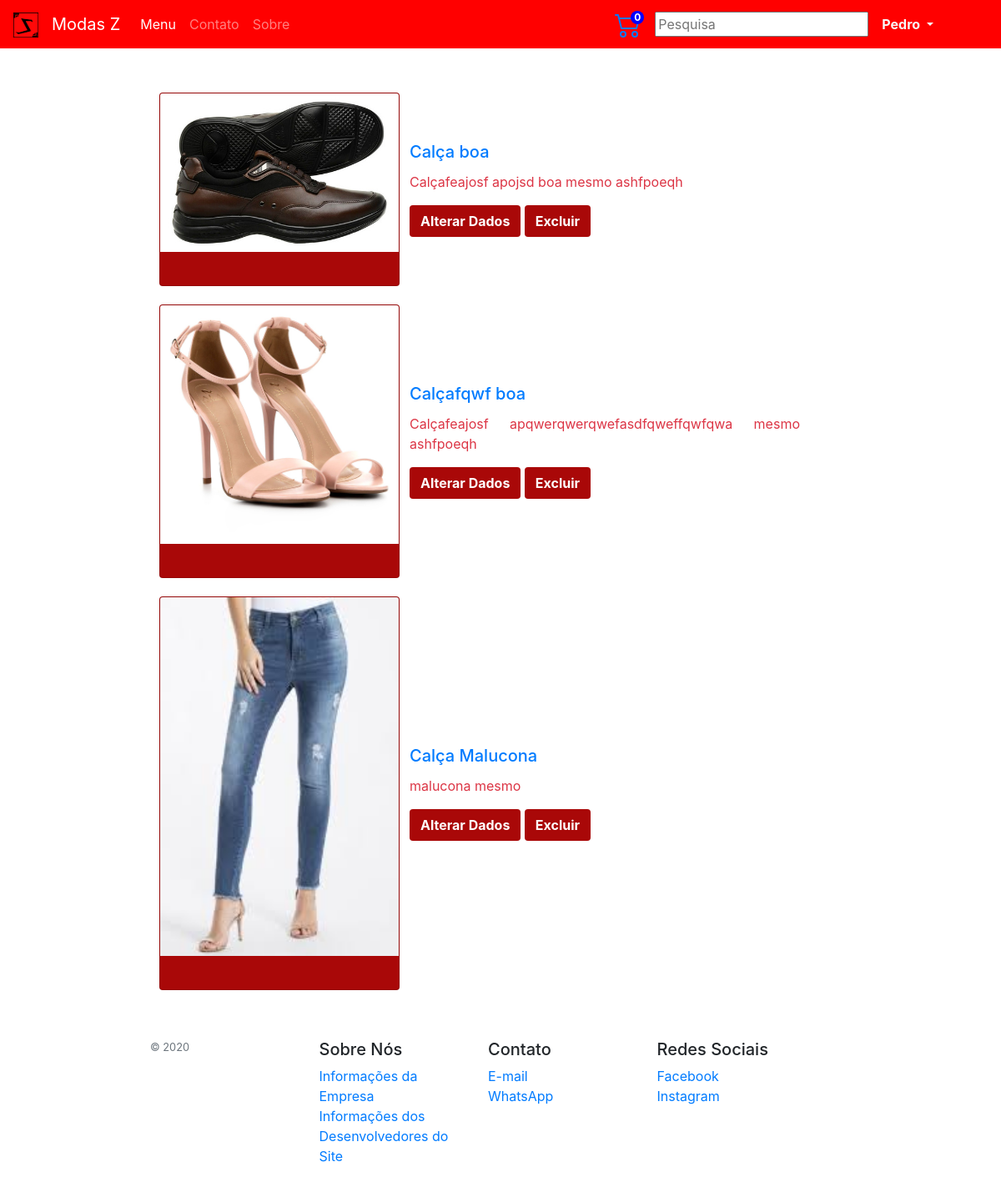
Page /indexAlterarProduto.php (signed in) on the committed database.
### tables this page shows
CREATE TABLE `usuarios` (
  `id` int(11) NOT NULL,
  `adm` tinyint(1) NOT NULL,
  `nome` varchar(30) NOT NULL,
  `sobrenome` varchar(100) NOT NULL,
  `data` date NOT NULL,
  `sexo` varchar(20) NOT NULL,
  `cpf` char(11) NOT NULL,
  `cep` char(8) NOT NULL,
  `telefone` text NOT NULL,
  `endereco` varchar(300) NOT NULL,
  `numero` int(11) NOT NULL,
  `complemento` varchar(300) DEFAULT NULL,
  `cidade` varchar(300) NOT NULL,
  `bairro` varchar(300) NOT NULL,
  `estado` char(2) NOT NULL,
  `email` varchar(300) NOT NULL,
  `senha` varchar(100) NOT NULL
);

CREATE TABLE `produtos` (
  `id` int(11) NOT NULL,
  `nome` varchar(300) NOT NULL,
  `anoLancamento` year(4) NOT NULL,
  `descricaoM` varchar(600) NOT NULL,
  `preco` double NOT NULL,
  `qtd` int(11) NOT NULL,
  `ntp` int(11) NOT NULL,
  `tamanho` varchar(300) NOT NULL,
  `foto` varchar(100) NOT NULL,
  `descricaoP` varchar(10000) NOT NULL
);

### indexAlterarProduto.php (the view, shortened to what this page needs)
<?php
include('conexao.php');
if (isset($_SESSION['email']))
{
  $logado = $_SESSION['email'];
  $script = 'SELECT * FROM usuarios WHERE email = "' . $logado . '"';
  $consulta = $conexao->query($script);
  $linha = $consulta->fetch_array(MYSQLI_ASSOC);
  $nome = $linha['nome'];
  if (isset($_SESSION['nItensCarrinho'])) {
      $nItensCarrinho = $_SESSION['nItensCarrinho'];
    } else {
      $nItensCarrinho = $_SESSION['nItensCarrinho'];
    }
} else {
  $_SESSION['nItensCarrinho'] = 0;
  $nItensCarrinho = $_SESSION['nItensCarrinho'];
}
?>
<!DOCTYPE html>
<html>
<head>
  <link rel="stylesheet" type="text/css" href="CSS/bootstrap.min.css">
  <link rel="stylesheet" type="text/css" href="CSS/my.css">
</head>
<body>
<nav class="navbar navbar-expand-lg navbar-dark navbar-sm fixed-top">
  <a class="navbar-brand" title="Menu"  href="index.php">
    <img src="Img/Logo.png" width="30" height="30" alt="">
  </a>
  <a class="navbar-brand" title="Menu" href="index.php">Modas Z</a>
  <div class="collapse navbar-collapse" id="navbarSupportedContent">
    <ul class="navbar-nav mr-auto">
      <li class="nav-item active">
        <a class="nav-link " href="index.php">Menu<span class="sr-only"></span></a>
      </li>
      <li class="nav-item">
        <a class="nav-link " href="contato.php" tabindex="-1">Contato</a>
      </li>
      <li class="nav-item">
        <a class="nav-link " href="sobre.php" tabindex="-2">Sobre</a>
      </li>
    </ul>
    <a href="carrinho.php" class="mr-3"><span class="numItensCarrinho" name="numItensCarrinho"><?php echo $nItensCarrinho; ?></span><a>
      <form class="form-inline my-2 my-lg-0 mr-3">
        <input type="text" id="myInput" onkeyup="myFunction()" placeholder="Pesquisa" title="Type in a name">
      </form>
      <?php
      if (isset($_SESSION['email'])) {
        echo '
        <div class="dropdown show" style="margin-right: 65px;">
        <a class="text-light dropdown-toggle font-weight-bold" href="#" role="button" id="dropdownMenuLink" data-toggle="dropdown" aria-haspopup="true" aria-expanded="false">
        ' . $nome . '
        </a>
        <div class="dropdown-menu" aria-labelledby="dropdownMenuLink" style="background-color: red;">
        <a class="dropdown-item" href="usuario.php">Meus Dados</a>
        <a class="dropdown-item" id="deletarConta" href="deletarConta.php">Deletar Conta</a>
        <a class="dropdown-item" href="logout.php">Logout</a>
        </div>
        </div>';
      }
      ?>
    </div>
  </nav>
 <?php
  $script = "SELECT * FROM produtos";
  $consulta = $conexao->query($script);
  if (!$consulta) {
    echo "Deu erro!";
    echo $conexao->error;
  } else {
    $total = $consulta->num_rows;
    if ($total > 0) {
      echo '
      <table>
        <tbody id="myTable">';
      while ($linha = $consulta->fetch_array(MYSQLI_ASSOC)) {
        $id = $linha['id'];
        $nomeP = $linha['nome'];
        $descricaoMenu = $linha['descricaoM'];
        $foto = $linha['foto'];
  echo '
      <tr>
        <td>
          <div class="card" style="width: 18rem; margin: 10px;">
            <img class="card-img-top" src="' . $foto . '" alt="Card image cap">
            <div class="card-body">
            </div>
          </div>
        </td>
        <td>
          <h5 class="card-title text-primary text-justify">' . $nomeP . '</h5>
          <p class="card-text text-danger text-justify">' . $descricaoMenu . '</p>
          <button type="button" class="btn darkmode-ignore btnAlterarProduto font-weight-bold" style="background-color: #A90808;"><a href="alterarProduto.php?id=' . $id . '" style="color: white;">Alterar Dados</a></button>
          <button type="button" class="btn darkmode-ignore btnAlterarProduto font-weight-bold" style="background-color: #A90808;"><a href="acaoExcluirProdutoPopUpConfirm.php?id=' . $id . '&nome=' . $nomeP . '" style="color: white;">Excluir</a></button>
        </td>
      </tr>'; }
    echo '
      </tbody>
    </table>'; }}
  ?>
  <footer class=" py-5">
    <div class="row">
      <div class="col- col-12 col-md">
        <small class="d-block mb-3 text-muted">&copy; 2020</small>
      </div>
      <div class="col- col-6 col-md">
        <h5>Sobre Nós</h5>
        <ul class="list-unstyled text-small">
          <li><a href="sobre.php#SD">Informações da Empresa</a></li>
          <li><a href="sobre.php">Informações dos Desenvolvedores do Site</a></li>
          </ul>
        </div>
        <div class="col- col-6 col-md">
          <h5>Contato</h5>
          <ul class="list-unstyled text-small">
            <li><a href="contato.php">E-mail</a></li>
            <li><a href="contato.php#SD">WhatsApp</a></li>
          </ul>
        </div>
        <div class="col- col-6 col-md">
          <h5>Redes Sociais</h5>
          <ul class="list-unstyled text-small">
            <li><a target="_blank" href="https://www.facebook.com">Facebook</a></li>
            <li><a target="_blank" href="https://www.instagram.com/modaz">Instagram</a></li>
          </ul>
        </div>
      </div>
    </footer>
    </body>
    </html>

### CSS/my.css (style rules this page uses)
.navbar { background-color: red; }
body { margin: 100px 20% 0 15%; }
.card { background-color: #A90808; }
a:link { text-decoration: none; }
.numItensCarrinho { position: fixed; margin-left: -13px; line-height: 1rem; height: 1rem; width: 1rem; -webkit-border-radius: 1rem; border-radius: 3rem; background-color: blue; color: #fff; font-size: .75rem; font-weight: 700; z-index: 1; text-align: center; }

### rows in the picture
usuarios: nome "Pedro"
produtos: foto (picture), nome "Calça boa", descricaoM "Calçafeajosf apojsd boa mesmo ashfpoeqh"
produtos: foto (picture), nome "Calçafqwf boa", descricaoM "Calçafeajosf apqwerqwerqwefasdfqweffqwfqwa mesmo ashfpoeqh"
produtos: foto (picture), nome "Calça Malucona", descricaoM "malucona mesmo"

### other values in the picture
$nItensCarrinho "0"
